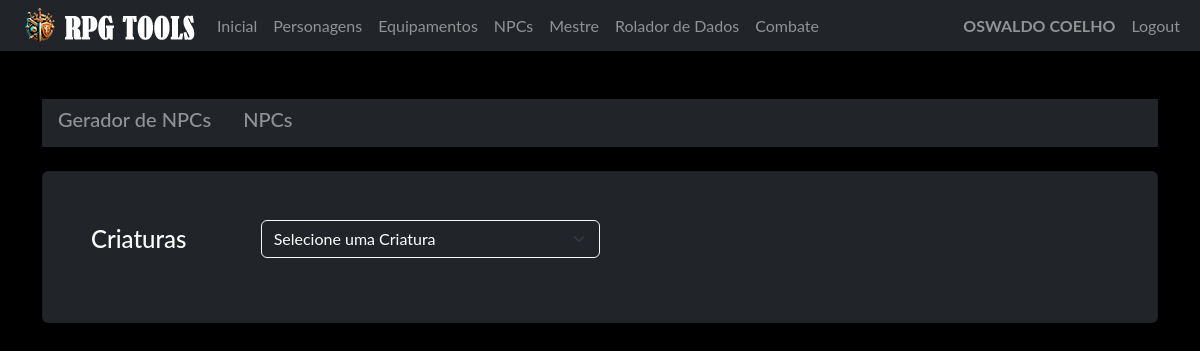
/npc/criatura (signed in), run on an earlier commit of the app's database.
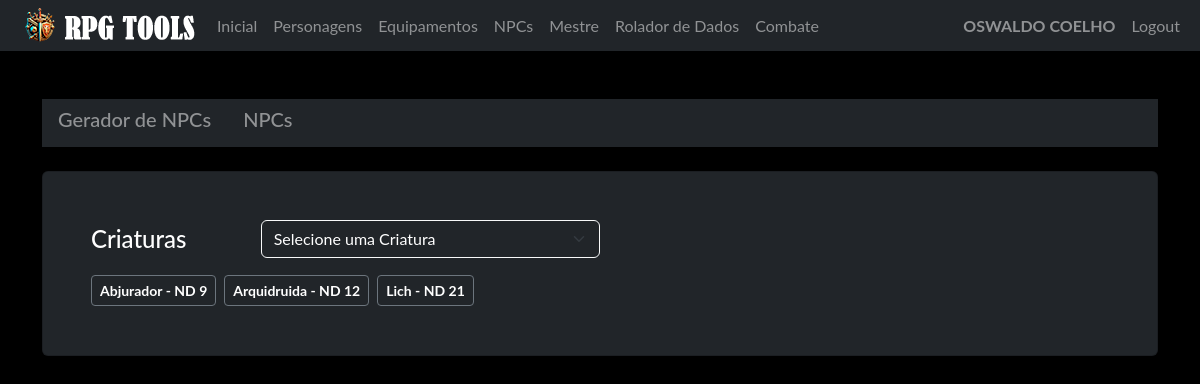
And on a later commit of the database.
### model/user_model.py (models this page shows, shortened)
class User(db.Model, UserMixin):
    __tablename__ = "user"
    id = db.Column('id', db.Integer, primary_key=True)
    nome = db.Column('nome', db.String(150))
    sobrenome = db.Column('sobrenome', db.String(150))
    email = db.Column('email', db.String(50), unique=True)
    telefone = db.Column('telefone', db.String(15), unique=True, nullable=False)
    login = db.Column('login', db.String(50), unique=True, nullable=False)
    senha = db.Column('senha', db.String(550), nullable=False)
    tipo = db.Column('tipo', db.String(25), nullable=False, default="none")
    personagens = db.relationship("Personagem", foreign_keys=[Personagem.id_user], back_populates="user")

### model/personagens_model.py (models this page shows, shortened)
class Personagem(db.Model):
    __tablename__ = "personagens"
    id = db.Column(db.Integer, primary_key=True)
    id_user = db.Column(db.Integer, db.ForeignKey('user.id'))
    ficha = db.Column(db.JSON, nullable=False)
    nome = db.Column(db.String(150), nullable=False)
    tipo = db.Column(db.String(25), nullable=False, default="não informado")
    user = db.relationship("User", foreign_keys=[id_user], back_populates="personagens")
    @classmethod
    def monstros(cls, id_user, id=None):
        query = cls.query.filter_by(id_user=id_user, tipo="Criatura")
        if id is not None:
            query = query.filter(or_(cls.id == id, cls.id == None))
        query = query.order_by(cls.nome.asc())
        return query.all()

### routes/npc.py (the view)
@blueprint_npc.route('/criatura', methods=['GET', 'POST'])
def criatura_index():
    if request.method == 'GET':
        npcs = Personagem.monstros(id_user=current_user.id)
        return render_template('criatura.html', npcs=npcs)
    if request.method == 'POST':
        return redirect('/')

### routes/login.py (called while the page is built)
@login_manager.user_loader
def get_user(id):
    return User.query.get(id)

### templates/criatura.html (shortened to what this page needs)
{% extends 'base.html' %}
{% block conteudo %}
    {% if current_user.is_authenticated %}
    <div class="navbar navbar-expand-lg navbar bg-dark">
        <h5 class="d-inline-block mx-3">
            <a  href="/npc/create" class="text-white-50 link-underline link-underline-opacity-0"> Gerador de NPCs</a>
        </h5>
        <h5 class="d-inline-block mx-3">
            <a  href="/npc" class="text-white-50 link-underline link-underline-opacity-0"> NPCs</a>
        </h5>
    </div>
    <br>
    <div class="card shadow p-5 bg-dark text-white-50 no-margin">
        <div class="d-flex align-items-center mb-3">
            <h4 class="text-white col-md-2 mb-0">Criaturas</h4>
            <div class="col-md-4">
                <select id="npc-select" class="form-select bg-dark text-white border-light">
                    <option value="" disabled selected>Selecione uma Criatura</option>
                </select>
            </div>
        </div>
        <div class="d-flex flex-wrap gap-2">
        {% for npc in npcs %}
        <p>
            <button type="button" class="btn btn-outline-secondary btn-sm" data-bs-toggle="modal" data-bs-target="#exampleModal{{ npc.id }}"> <strong class="text-white"> {{npc.ficha['nome']}} - ND {{npc.ficha['nd']}}</strong> </button>
        </p>
        {% endfor %}
        </div>
    </div>
    <br>
    {% endif %}
{% endblock %}

### templates/base.html (shortened to what this page needs)
<!doctype html>
<html lang="pt-BR">
  <head>
    <link rel="stylesheet" href="{{ url_for('static', filename='css/bootstrap.min.css') }}">
    <link rel="stylesheet" href="{{ url_for('static', filename='css/custom.css') }}">
  </head>
  <body class="bg-black font_rpg">
    <nav class="navbar navbar-expand-lg navbar bg-dark"  data-bs-theme="dark">
        <div class="container-fluid">
            <ul class="navbar-nav">
              <img src="/static/imagem/logo35.png"/>
              {% if current_user.is_authenticated %}
              <li class="nav-item"><a class="nav-link active mb-0 h1 text-white-50" href="/">Inicial</a> </li>
              <li class="nav-item"><a class="nav-link active mb-0 h1 text-white-50" href="/pj/">Personagens</a> </li>
              <li class="nav-item"><a class="nav-link active mb-0 h1 text-white-50" href="/equip/">Equipamentos</a> </li>
              <li class="nav-item"><a class="nav-link active mb-0 h1 text-white-50" href="/npc/">NPCs</a> </li>
              <li class="nav-item"><a class="nav-link active mb-0 h1 text-white-50" href="/campanha/">Mestre</a> </li>
              <li class="nav-item"><a class="nav-link active mb-0 h1 text-white-50" href="/rolador/">Rolador de Dados</a> </li>
              <li class="nav-item"><a class="nav-link active mb-0 h1 text-white-50" href="#">Combate</a> </li>
              {% endif %}
            </ul>
              <ul class="navbar-nav ms-auto">
              {% if current_user.is_authenticated %}
                <li class="nav-item"><p class="nav-link active mb-0 h1 text-white-50"><b> {{current_user.nome}} {{current_user.sobrenome}}</b></p> </li>
                <li class="nav-item"><a class="nav-link active mb-0 h1 text-white-50" href="/logout">Logout</a> </li>
              {% else %}
                <li class="nav-item"><a class="nav-link active mb-0 h1 text-white-50" href="/login">Login</a> </li>
                <li class="nav-item"><a class="nav-link active mb-0 h1 text-white-50" href="/login/register">Register</a> </li>
              {% endif %}
              </ul>
        </div>
    </nav>
    <div class="container">
      <br>
      <br>
        {% block conteudo %}
        {% endblock %}
        <br>
        <br>
        <br>
        <br>
    </div>
  </body>

### static/css/custom.css (style rules this page uses)
.font_rpg { font-family: "Lato", "Helvetica Neue", Helvetica, Arial, sans-serif; }
.no-margin p { margin-top: 1px; margin-bottom: 1px; }

What changed in the data, as far as the page shows it:
added Personagem: ficha.nome "Abjurador", ficha.nd "9"
added Personagem: ficha.nome "Arquidruida", ficha.nd "12"
added Personagem: ficha.nome "Lich", ficha.nd "21"
